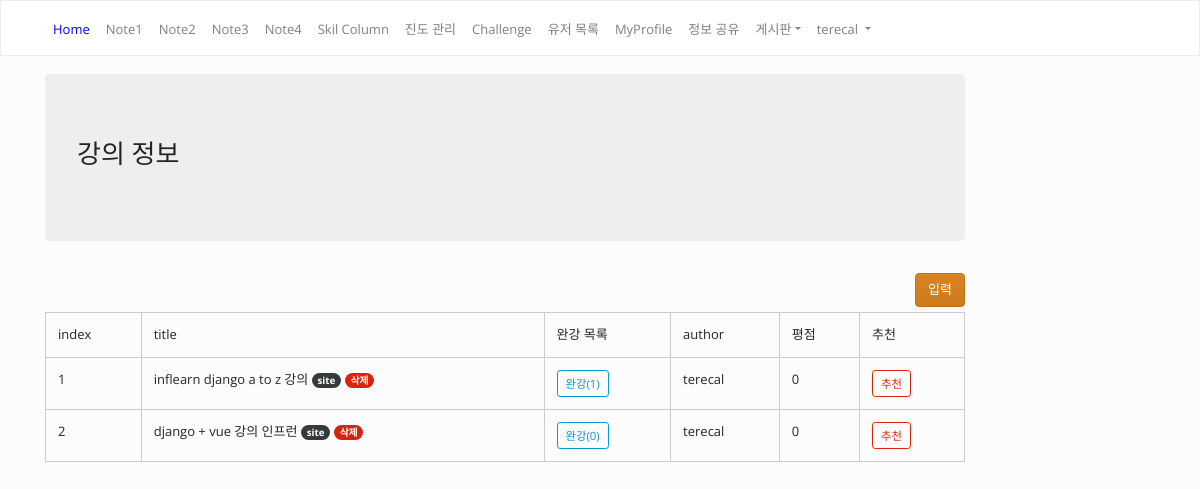
The app's page /bestlec/ (signed in) with its own data.
### bestlec/models.py (models this page shows, shortened)
class Best20(models.Model):
    title = models.CharField(max_length=50)
    description = models.TextField(blank=True)
    url_lec = models.CharField(max_length= 60)
    author = models.ForeignKey(User, on_delete=models.CASCADE)
    grade = models.IntegerField(default=0)

### bestlec/views.py (the view)
# urls.py: path('', views.Best20List.as_view() , name="best20_list"),
class Best20List(LoginRequiredMixin,ListView):
    model = Best20
    paginate_by = 20
    ordering = ['-grade']

### bestlec/templates/bestlec/best20_list.html (shortened to what this page needs)
{% extends "layout.html" %}
{%block content2 %}
<div class="jumbotron">
    <h2>강의 정보</h2>
</div>
<a href="/bestlec/new/" class="btn btn-danger float-right">입력 </a>
<br><br>
<table class="table table-bordered" id="todo_list">
    <tr>
        <td>index</td>
        <td>title</td>
        <td>완강 목록</td>
        <td>author</td>
        <td>평점</td>
        <td>추천</td>
    </tr>
    {% if object_list.exists %}
        {% for p in object_list %}
            <tr>
                <td>
                    {{ forloop.counter }}
                </td>
                <td>
                    {{p.title}}
                    <a class="badge badge-pill badge-dark btn-sm" href="http://{{p.url_lec}}">site</a>
                    {% if request.user == p.author %}
                        <a class="badge badge-pill badge-primary btn-sm" href="{% url "bestlec:best20_delete" p.id %}">삭제</a>
                    {% endif %}
                </td>
                <td>
                    <button type="button" name="button" onclick="location.href='{{p.id}}/finisherlist'" class="btn btn-outline-info btn-sm">완강({{p.finisher_set.count}})</button>
                </td>
                <td>
                    {{p.author}}
                </td>
                <td>
                    {{ p.recommandbest20_set.count }}
                </td>
                <td>
                    <a class="btn btn-outline-primary btn-sm" href="{% url "bestlec:recommand_lecture" p.pk %}"> 추천 </a>
                </td>
            </tr>
        {% endfor %}
    {% else %}
        <tr>
            <td colspan="4">
                <h4>아직 게시물이 없습니다.</h4>
            </td>
        </tr>
    {% endif %}
</table>
{%endblock%}

### reservation_app/templates/layout.html (shortened to what this page needs)
<!DOCTYPE html>
{% load static %}
<html lang="en">
<head>
	<link rel="stylesheet" href="{% static 'bootstrap/bootstrap.css' %}" media="screen">
	<link rel="stylesheet" href="{% static '_assets/css/custom.min.css' %}">
</head>
<body>
<div class="navbar navbar-expand-sm fixed-top navbar-light bg-light" id="navbar" style="margin-bottom:4px;">
	<div class="container">
	<ul class="navbar-nav">
		<li class="nav-item">
			<a class="nav-link" href="http://www.skilnote-for-innotree.co.kr">
				<p style="color:blue">Home</p>
			</a>
		</li>
		<li class="nav-item">
			<a class="nav-link" href="{% url 'wm:my_shortcut_list' %}">Note1</a>
		</li>
		<li class="nav-item">
			<a class="nav-link" href="{% url 'skilnote2:my_shortcut_list' %}">Note2</a>
		</li>
		<li class="nav-item">
			<a class="nav-link" href="{% url 'skilnote3:my_shortcut_list' %}">Note3</a>
		</li>
		<li class="nav-item">
			<a class="nav-link" href="{% url 'skilnote4:my_shortcut_list' %}">Note4</a>
		</li>
		<li class="nav-item">
			<a class="nav-link" href="{% url 'skilblog:SkilBlogTitleList' %}">Skil Column</a>
		</li>
		<li class="nav-item">
			<a class="nav-link" href="{% url 'pd:private_task_list' %}"> 진도 관리 </a>
		</li>
		<li class="nav-item">
			<a class="nav-link" href="{% url 'challenge:challenge_subject_list'  %}">Challenge</a>
		</li>
		<li class="nav-item">
			<a class="nav-link" href="{% url 'wm:user_list_for_memo' %}">유저 목록</a>
		</li>
		<li class="nav-item">
			<a class="nav-link" href="{% url 'accounts2:my_profile_information_view' %}">MyProfile</a>
		</li>
		<li class="nav-item">
			<a class="nav-link" href="{% url 'blog:post_list' %}"> 정보 공유 </a>
		</li>
		<li class="nav-item dropdown">
			<a class="nav-link dropdown-toggle" data-toggle="dropdown" href="#" id="download" aria-expanded="false">게시판</a>
		</li>
		{% if user.is_authenticated %}
		<li class="nav-item dropdown">
			<a class="nav-link dropdown-toggle" data-toggle="dropdown" href="#" id="download">{{ user }} </a>
		</li>
		{% endif %}
	</ul>
	</div>
</div>
<div class="container">
	<div class="row">
		<div class="col-md-10" id="main-div">
			{% block content2 %}{% endblock %}
		</div>
		<div class="col-md-2">
		</div>
	</div>
</div>
{% load socialaccount %}
</body>
</html>

### records on screen
Best20: title "inflearn django a to z 강의", shows "삭제", finisher_set.count "1", author "terecal", recommandbest20_set.count "0"
Best20: title "django + vue 강의 인프런", shows "삭제", finisher_set.count "0", author "terecal", recommandbest20_set.count "0"

### other values on screen
{{ user }} "terecal"
